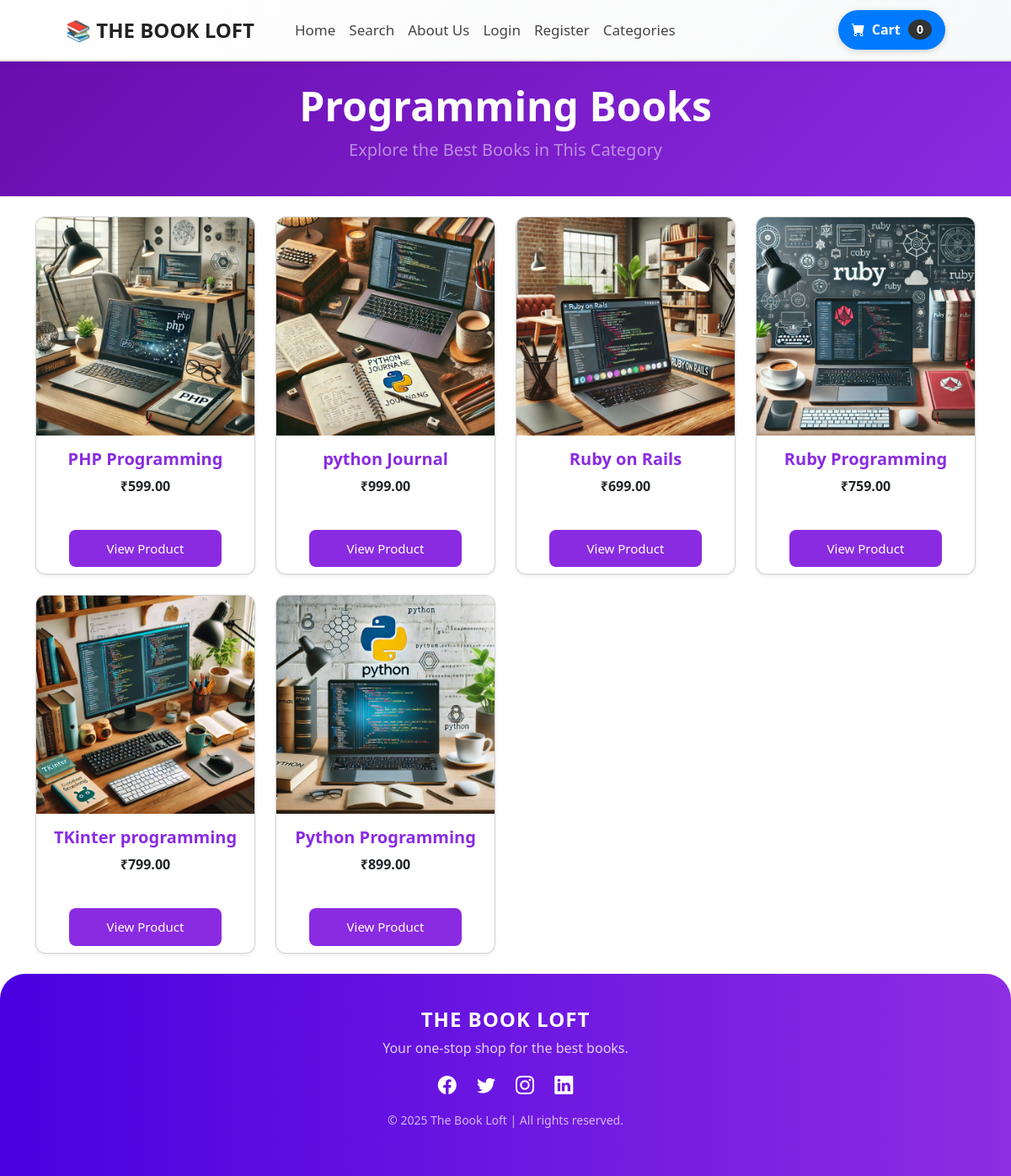
Screenshot of /category/Programming Books with the database file from the repository.
### store/models.py (models this page shows, shortened)
class Category(models.Model):
        name = models.CharField(max_length=50)
        def __str__(self):
            return self.name
        class Meta:
              verbose_name_plural = 'categories'

class Product (models.Model):
      name = models.CharField(max_length=255)
      price = models.DecimalField(default=0, decimal_places=2,max_digits=8)
      Category = models.ForeignKey(Category, on_delete=models.CASCADE, default=1)
      description = models.CharField(max_length=250, default='', blank=True, null=True)
      image = models.ImageField(upload_to='uploads/product/')
      is_sale = models.BooleanField(default=False)
      sale_price =  models.DecimalField(default=0, decimal_places=2,max_digits=8)

### store/views.py (the view)
# urls.py: path('category/<str:foo>', views.category, name='category'),
def category(request, foo):
    foo = foo.replace('-', ' ')
    category = Category.objects.filter(Q(name__iexact=foo)).first()
    if category:
        products = Product.objects.filter(Category__name=category)  # If Category has a 'name' field
        return render(request, 'category.html', {'products': products, 'category': category})
    else:
        messages.error(request, "That category doesn't exist..!!")
        return redirect('home')

### cart/cart.py (called while the page is built)
    def __len__(self):
        return len(self.cart)

### cart/context_processors.py (called while the page is built)
def cart(request):
    return {'cart': Cart(request)}

### store/templates/category.html (shortened to what this page needs)
{% extends 'base.html' %}
{% block content %}
<header class="purple-gradient py-4">
    <div class="container text-center">
        <h1 class="display-5 fw-bolder">{{ category }}</h1>
        <p class="lead fw-normal text-white-50">Explore the Best Books in This Category</p>
    </div>
</header>
<section class="py-4">
    <div class="container">
        <div class="row row-cols-2 row-cols-md-3 row-cols-lg-4 g-4">
            {% for product in products %}
            <div class="col">
                <div class="card h-100 shadow-sm">
                    <img class="card-img-top" src="{{ product.image.url }}" alt="{{ product.name }}">
                    <div class="card-body text-center">
                        <h5 class="fw-bold text-purple">{{ product.name }}</h5>
                        {% if product.is_sale %}
                        <p class="text-danger mb-1">
                            <strike>₹{{ product.price }}</strike> &nbsp;
                            <b class="text-success">₹{{ product.sale_price }}</b>
                        </p>
                        {% else %}
                        <p class="fw-bold">₹{{ product.price }}</p>
                        {% endif %}
                    </div>
                    <div class="card-footer bg-transparent border-top-0 text-center">
                        <a href="{% url 'product' product.id %}" class="btn purple-btn">View Product</a>
                    </div>
                </div>
            </div>
            {% endfor %}
        </div>
    </div>
</section>
{% endblock %}

### store/templates/category.html (style rules this page uses)
.purple-gradient { background: linear-gradient(135deg, #6a0dad, #8a2be2); color: white; text-align: center; }
.card { border-radius: 12px; overflow: hidden; transition: 0.3s; }
.text-purple { color: #8a2be2; }
.purple-btn { background-color: #8a2be2; color: white; font-size: 15px; padding: 10px; border-radius: 8px; width: 80%; transition: 0.3s; }

### rows the page displays
Category: name "Programming Books"
Product: image (picture), name "PHP Programming", price "599.00"
Product: image (picture), name "python Journal", price "999.00"
Product: image (picture), name "Ruby on Rails", price "699.00"
Product: image (picture), name "Ruby Programming", price "759.00"
Product: image (picture), name "TKinter programming", price "799.00"
Product: image (picture), name "Python Programming", price "899.00"

### other values shown
{{ cart|length }} "0"
